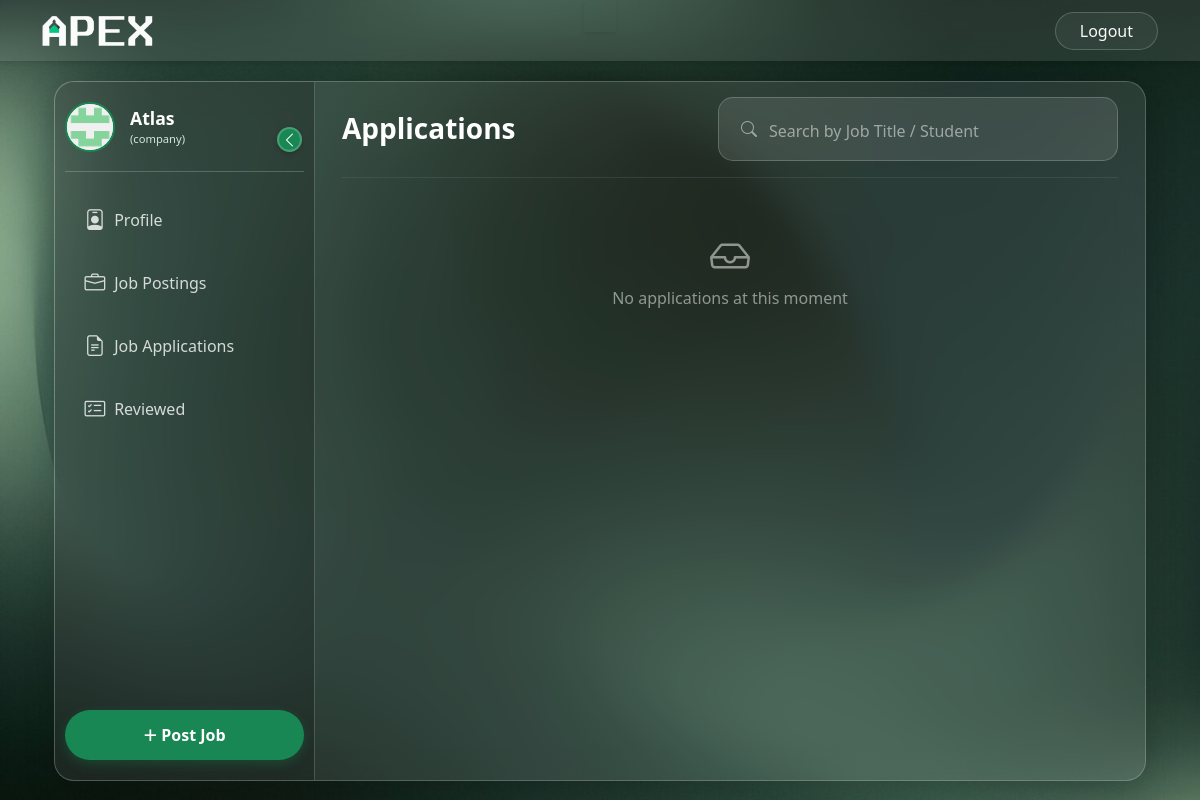
The app's page /company/applications (signed in) with its own data.
### controller/models.py (models this page shows, shortened)
class User(UserMixin,db.Model):
    id = db.Column(db.Integer, primary_key=True, autoincrement=True)
    name = db.Column(db.String(80), nullable=False)
    email = db.Column(db.String(120), unique=True, nullable=False)
    password = db.Column(db.String(200), nullable=False)
    contact = db.Column(db.String(10), nullable=False)
    created_at = db.Column(db.DateTime, nullable=False, default=db.func.current_timestamp())
    blacklisted = db.Column(db.Boolean, default=False)
    image_url = db.Column(db.String(225))
    fs_uniquifier = db.Column(db.String(255), unique=True, nullable=False, default=lambda: secrets.token_urlsafe(16))
    last_login_at = db.Column(db.DateTime)
    student_details = db.relationship('Student', backref='user', lazy=True, uselist=False)
    company_details = db.relationship('Company', backref='user', lazy=True, uselist=False)
    roles = db.relationship('Role', secondary='user_roles', backref='user', lazy=True, uselist=False)

### routes/company_routes.py (the view)
@company_bp.route('/applications')
@company_required
def applications():
    my_company_id = current_user.company_details.id
    query = Application.query.join(Student).join(JobPosition).filter(
        JobPosition.company_id == my_company_id
    )
    search_query = request.args.get('q', '')
    if search_query:
        search = f"%{search_query}%"
        query = query.join(User).filter(
            (User.name.ilike(search)) |               # Applicant Name
            (JobPosition.job_title.ilike(search))     # Job Title
        )
    my_applications = query.filter(Application.application_status=="Applied", Student.is_deleted==False).order_by(Application.applied_at.desc()).all()
    return render_template('company/applications.html',
                            user=current_user,
                            applications=my_applications,
                            search=search_query)

### app.py (called while the page is built)
@login_manager.user_loader
def load_user(user_id):
    return User.query.get(int(user_id))

### routes/main_routes.py (called while the page is built, shortened)
@app.context_processor
def inject_notifications():
    return dict(unread_count=0)

### templates/company/applications.html (shortened to what this page needs)
{% extends 'company/dashboard.html' %}
{% block dashboard_content %}
<div class="container-fluid fade-in">
    <div class="d-flex justify-content-between align-items-center mb-3 flex-wrap gap-3">
        <h3 class="text-white fw-bold mb-0">Applications</h3>
            <form action="{{ url_for('company_bp.applications') }}" method="GET" class="flex-grow-1 " style="max-width: 400px;">
                <div class="glass-input-group">
                    <span class="input-group-text bg-transparent border-0 text-white-50"><i class="bi bi-search"></i>
                        <input type="text" name="q" class="form-control bg-transparent border-0 text-white shadow-none" placeholder="Search by Job Title / Student">
                    </span>
                </div>
            </form>
    </div>
    <hr class="border-secondary opacity-25 mb-4">
    {% if applications %}
    <div class="d-flex flex-column gap-3">
            {% for application in applications %}
            <div class="glass-card p-3 position-relative transition-hover">
                <div class="row g-3 align-items-center text-center text-md-start">
                    <div class="col-12 col-md-auto">
                        <img src="{{ application.student.user.image_url }}" class="rounded-circle bg-white border border-secondary mx-auto mx-md-0" style="width: 60px; height: 60px; object-fit: contain; padding: 2px;">
                    </div>
                    <div class="col-12 col-md">
                        <div class="d-flex flex-column flex-md-row align-items-center align-items-md-baseline gap-2">
                            <h5 class="text-white fw-bold mb-0">{{ application.student.user.name }}</h5>
                            <span class="badge bg-warning rounded-pill text-xs">{{ application.application_status }}</span>
                        </div>
                        <span class="text-info ">{{ application.job_position.job_title }}</span>
                        <div class="d-flex flex-wrap justify-content-center justify-content-md-start gap-2 text-white-50 text-xs mt-2">
                            <span><i class="bi bi-mortarboard-fill "></i> CGPA: {{ application.student.cgpa }}</span>
                            <span><i class="bi bi-briefcase "></i> Exp: {{ application.student.experience }}Y</span>
                            <span><i class="bi bi-calendar3 "></i> {{ application.applied_at.strftime('%b %d, %Y') }}</span>
                        </div>
                    </div>
                    <div class="col-12 col-md-auto">
                        <button
                            class="btn btn-outline-info btn-sm px-3 rounded-pill glass-btn flex-grow-1 flex-md-grow-0 me-1 mb-2"
                            data-url="{{ url_for('company_bp.shortlist_application' , id=application.id) }}"
                            data-title="Shortlist Applicant"
                            data-message="Are you sure you want to shortlist '{{ application.student.user.name }}'?"
                            data-btn-class="btn-info"
                            data-btn-text="Shortlist"
                            onclick="openConfirmModal(this)">
                            Shortlist
                        </button>
                        <button
                            class="btn btn-outline-danger btn-sm px-3 rounded-pill glass-btn flex-grow-1 flex-md-grow-0 me-1 mb-2"
                            data-url="{{ url_for('company_bp.reject_application' , id=application.id) }}"
                            data-title="Reject Applicant"
                            data-message="Are you sure you want to reject '{{ application.student.user.name }}'?"
                            data-btn-class="btn-danger"
                            data-btn-text="Reject"
                            onclick="openConfirmModal(this)">
                            Reject
                        </button>
                    </div>
                </div>
            </div>
            {% endfor %}
        {% else %}
            <div class="text-center text-white-50 mt-5">
                <i class="bi bi-inbox fs-1 text-white-50"></i>
                <p>No applications at this moment</p>
            </div>
        {% endif %}
    </div>
</div>
{% endblock %}

### templates/company/dashboard.html (shortened to what this page needs)
{% extends 'base.html' %}
{% block content %}
<div class="container-fluid px-8">
    <div class="dashboard-wrapper">
            <aside class="sidebar" id="sidebar">
                <div class="user-profile-section">
                    <img src="{{user.image_url}}" alt="Profile" class="user-avatar">
                    <div class="user-info">
                        <p class="user-name text-truncate">{{user.name.split()[0]}}</p>
                        <p class="user-role">(company)</p>
                    </div>
                    <button class="toggle-btn" id="sidebarToggle" >
                        <i class="bi bi-chevron-left"></i>
                    </button>
                </div>
                <div class="nav-section">
                    <a href="{{ url_for('company_bp.profile') }}" class="sidebar-link {% if active_page == 'profile' %}active{% endif %}">
                        <i class="bi bi-person-badge"></i>
                        <span class="nav-text">&nbsp;Profile</span>
                    </a>
                    <a href="{{ url_for('company_bp.job_postings') }}" class="sidebar-link {% if active_page == 'jobs' %}active{% endif %}">
                        <i class="bi bi-briefcase"></i>
                        <span class="nav-text">&nbsp;Job Postings</span>
                    </a>
                    <a href="{{ url_for('company_bp.applications') }}" class="sidebar-link {% if active_page == 'applications' %}active{% endif %}">
                        <i class="bi bi-file-earmark-text"></i>
                        <span class="nav-text">&nbsp;Job Applications</span>
                    </a>
                    <a href="{{ url_for('company_bp.reviewed') }}" class="sidebar-link {% if active_page == 'notifications' %}active{% endif %}">
                        <i class="bi bi-card-checklist"></i>
                        <span class="nav-text">&nbsp;Reviewed</span>
                    </a>
                </div>
                <div class="create-btn-container">
                    <a href="/company/jobs/create" class="btn-create" title="Create New">
                        <span class="btn-icon">+</span>
                        <span class="btn-text">&nbsp;Post Job</span>
                    </a>
                </div>
            </aside>
            <main class="main-content">
                {% block dashboard_content %}
                {% endblock %}
        </div>
    </div>
    {% endblock %}

### static/css/style.css (style rules this page uses)
:root { --primary-green: #198754; --dark-green: #0f5132; --forest-green: #2E8B57; --navbar-bg: #206a5d; --teal-green: #206a5d; --light-green: #d1e7dd; --glass-bg: rgba(255, 255, 255, 0.1); --glass-border: rgba(255, 255, 255, 0.2); --text-white: #ffffff; --text-muted: rgba(255, 255, 255, 0.7); }
body,html { overscroll-behavior: none; background-image: url("../uploads/Background.jpg"); background-repeat: no-repeat; background-size: cover; background-attachment: fixed; min-height: 100vh; font-family: 'Segoe UI', Tahoma, Geneva, Verdana, sans-serif; }
.form-control { padding-top: 10px; }
.dashboard-wrapper { display: flex; background: var(--glass-bg); backdrop-filter: blur(15px); -webkit-backdrop-filter: blur(15px); border: 1px solid var(--glass-border); box-shadow: 0 8px 32px rgba(0,0,0,0.2); margin-top: 20px; height: calc(100vh - 100px); border-radius: 20px; overflow: hidden; position: relative; }
.sidebar { width: 260px; background: rgba(0, 0, 0, 0.2); border-right: 1px solid var(--glass-border); display: flex; flex-direction: column; transition: width 0.3s ease; padding: 20px 10px; position: relative; z-index: 100; flex-shrink: 0; }
.toggle-btn { position: absolute; right: 2px; top: 25px; background: var(--primary-green); border: 2px solid rgba(255,255,255,0.2); color: white; width: 25px; height: 25px; border-radius: 50%; display: flex; align-items: center; justify-content: center; cursor: pointer; z-index: 200; transition: 0.3s; box-shadow: 0 2px 5px rgba(0,0,0,0.2); }
.user-profile-section { display: flex; align-items: center; padding-bottom: 20px; margin-bottom: 20px; border-bottom: 1px solid var(--glass-border); position: relative; height: 70px; overflow: hidden; }
.user-avatar { width: 50px; height: 50px; border-radius: 50%; object-fit: cover; border: 2px solid var(--primary-green); background: #eee; flex-shrink: 0; }
.user-info { margin-left: 15px; overflow: hidden; white-space: nowrap; }
.user-name { font-weight: 600; color: white; margin: 0; font-size: 1.1rem; }
.user-role { font-size: 0.7rem; color: var(--light-green); margin: 0; }
.nav-section { flex-grow: 1; }
.sidebar-link { display: flex; align-items: center; color: rgba(255,255,255,0.8); text-decoration: none; padding: 12px 15px; margin-bottom: 8px; border-radius: 12px; transition: all 0.2s; white-space: nowrap; position: relative; z-index: 101; }
.sidebar-link i { font-size: 1.3rem; min-width: 30px; text-align: center; }
.create-btn-container { margin-top: auto; }
.btn-create { display: flex; align-items: center; justify-content: center; background: var(--primary-green); color: white; border: none; height: 50px; width: 100%; border-radius: 25px; font-weight: 600; transition: all 0.3s; text-decoration: none; overflow: hidden; white-space: nowrap; box-shadow: 0 4px 12px rgba(25, 135, 84, 0.3); z-index: 101; }
.btn-icon { font-size: 1.5rem; font-weight: 300; line-height: 1; }
.main-content { flex-grow: 1; padding: 15px; overflow-y: auto; }
.fade-in { animation: fadeIn 0.5s ease-in-out; }
.text-truncate { white-space: nowrap; overflow: hidden; text-overflow: ellipsis; display: block; }
.glass-input-group { background: rgba(255, 255, 255, 0.1); border: 1px solid rgba(255, 255, 255, 0.2); border-radius: 15px; padding: 5px 10px; transition: 0.3s; width: 100%; }
.glass-input-group input::placeholder { color: rgba(255, 255, 255, 0.5); }

### records on screen
User: image_url (picture), name "Atlas"
